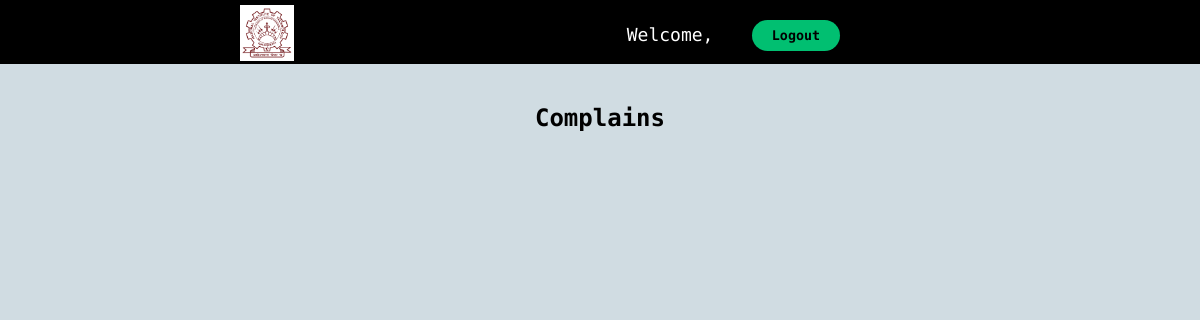
The app's page /admin/complains.php, older data.
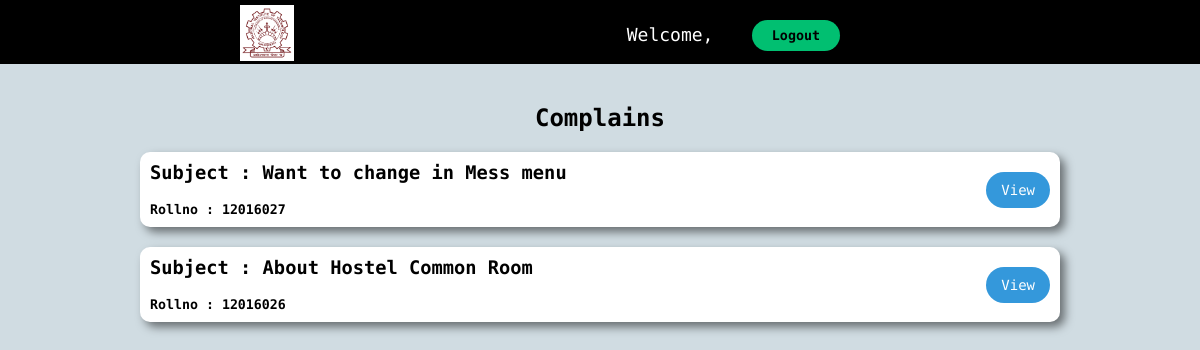
The same page, newer data.
### tables this page shows
CREATE TABLE `student_complains` (
  `com_id` int(11) NOT NULL,
  `student_roll` int(11) NOT NULL,
  `com_subject` text NOT NULL,
  `com_desc` text NOT NULL,
  `response` text NOT NULL
);

### admin/complains.php (the view, shortened to what this page needs)
<?php
include '../partials/db_connect.php';
?>
<!DOCTYPE html>
<html lang="en">
<head>
    <link rel="stylesheet" href="../css/student.css">
    <link rel="stylesheet" href="../css/leaverequest.css">
</head>
<body class="com_body">
    <?php
    $user_id = $_GET['id'];
    ?>
    <div class="nav-content">
        <div class="wrapper">
            <div class="nav-align">
                <div class="nav-logo">
                    <a href=""><img src="../image/logo.png" alt="NIT kkr Logo" style="background-color:white;"></a>
                </div>
                <div class="nav-links">
                    <ul class="text-center">
                        <li style="color:white;">Welcome,</li>
                        <button class="btn-primary res-btn" style="margin-left:2vw; margin-top:2.5vh;"
                            onclick="change2()">Logout</button>
                    </ul>
                </div>
            </div>
        </div>
    </div>
    <h2 class="text-center">Complains</h2>
    <div class="wrapper">
        <?php
        $sql = "SELECT * FROM student_complains";
        $res = mysqli_query($conn, $sql);
        $count = mysqli_num_rows($res);
        if ($count > 0) {
            while ($rows = mysqli_fetch_assoc($res)) {
                $com_id = $rows['com_id'];
                $rollno = $rows['student_roll'];
                $subject = $rows['com_subject'];
                $response = $rows['response'];
                if (!$response) {
                    ?>
                    <div class="main-com">
                        <div class="com_sub">
                            <h3>Subject :
                                <?php echo $subject ?>
                            </h3>
                            <br>
                            <h5>Rollno :
                                <?php echo $rollno ?>
                            </h5>
                        </div>
                        <div class="view">
                            <a class="btnprofile"
                                href="view_complain.php?c_id=<?php echo $com_id ?>&u_id=<?php echo $user_id ?>">View</a>
                        </div>
                    </div>
                    <?php
                }
            }
        }
        ?>
    </div>
</body>

Row changes from the older to the newer data that the page shows:
added student_complains: com_subject "Want to change in Mess menu", student_roll "12016027"
added student_complains: com_subject "About Hostel Common Room", student_roll "12016026"
